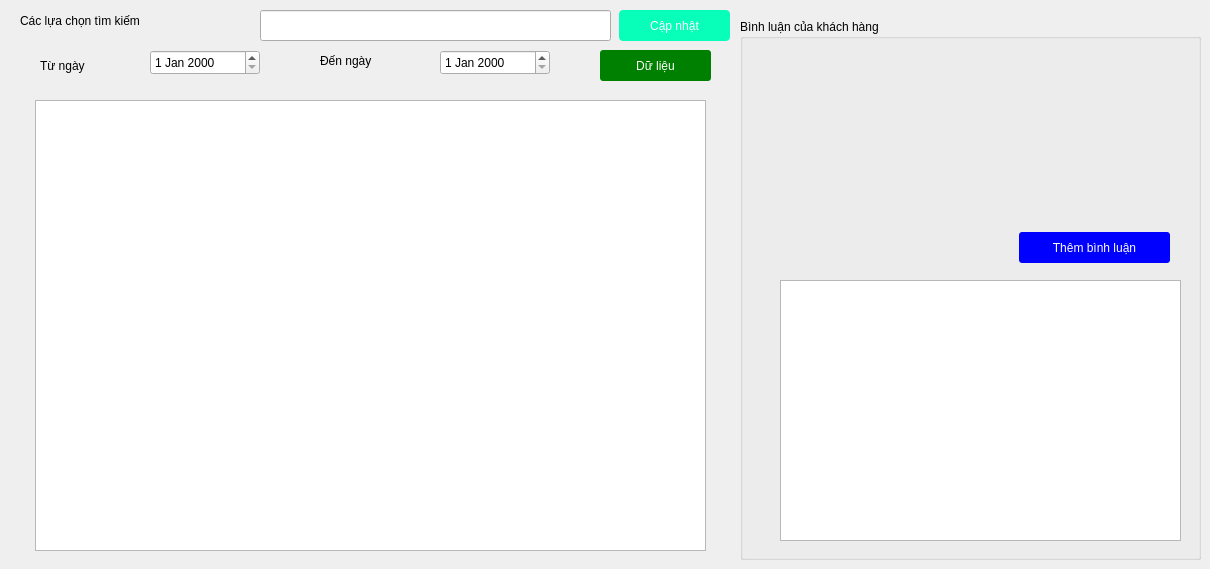
    <widget class="QWidget" name="page_6">
     <widget class="QLineEdit" name="leSearchCustomer">
      <property name="geometry">
       <rect>
        <x>260</x>
        <y>10</y>
        <width>351</width>
        <height>31</height>
       </rect>
      </property>
     </widget>
     <widget class="QLabel" name="label_4">
      <property name="geometry">
       <rect>
        <x>40</x>
        <y>55</y>
        <width>111</width>
        <height>21</height>
       </rect>
      </property>
      <property name="text">
       <string>Từ ngày</string>
      </property>
     </widget>
     <widget class="QLabel" name="label_5">
      <property name="geometry">
       <rect>
        <x>320</x>
        <y>50</y>
        <width>131</width>
        <height>21</height>
       </rect>
      </property>
      <property name="text">
       <string>Đến ngày</string>
      </property>
     </widget>
     <widget class="QDateEdit" name="defromdateSearchCustomer">
      <property name="geometry">
       <rect>
        <x>150</x>
        <y>50</y>
        <width>110</width>
        <height>25</height>
       </rect>
      </property>
     </widget>
     <widget class="QDateEdit" name="deTodateSearchCustomer">
      <property name="geometry">
       <rect>
        <x>440</x>
        <y>50</y>
        <width>110</width>
        <height>25</height>
       </rect>
      </property>
     </widget>
     <widget class="QGroupBox" name="gbContailComment">
      <property name="geometry">
       <rect>
        <x>740</x>
        <y>19</y>
        <width>461</width>
        <height>541</height>
       </rect>
      </property>
      <property name="styleSheet">
       <string notr="true"/>
      </property>
      <property name="title">
       <string>Bình luận của khách hàng</string>
      </property>
      <widget class="QListWidget" name="listShowComment">
       <property name="geometry">
        <rect>
         <x>40</x>
         <y>261</y>
         <width>401</width>
         <height>261</height>
        </rect>
       </property>
      </widget>
      <widget class="QLabel" name="label_7">
       <property name="geometry">
        <rect>
         <x>38</x>
         <y>45</y>
         <width>181</width>
         <height>161</height>
        </rect>
       </property>
       <property name="text">
        <string/>
       </property>
       <property name="pixmap">
        <pixmap>../../../Downloads/_edcd94e7-4317-46d4-ae54-5025992003de.jpg</pixmap>
       </property>
       <property name="scaledContents">
        <bool>true</bool>
       </property>
      </widget>
      <widget class="QLabel" name="label_8">
       <property name="geometry">
        <rect>
         <x>250</x>
         <y>45</y>
         <width>181</width>
         <height>161</height>
        </rect>
       </property>
       <property name="text">
        <string/>
       </property>
       <property name="pixmap">
        <pixmap>../../../Downloads/_8c6f55b5-d5c3-45c8-98b2-831c40eaa415.jpg</pixmap>
       </property>
       <property name="scaledContents">
        <bool>true</bool>
       </property>
      </widget>
      <widget class="QPushButton" name="btnaddcomment">
       <property name="geometry">
        <rect>
         <x>279</x>
         <y>213</y>
         <width>151</width>
         <height>31</height>
        </rect>
       </property>
       <property name="styleSheet">
        <string notr="true">background-color: blue;
color: white;
border-radius: 3px;</string>
       </property>
       <property name="text">
        <string>Thêm bình luận</string>
       </property>
      </widget>
     </widget>
     <widget class="QTableWidget" name="tableListCustomer">
      <property name="geometry">
       <rect>
        <x>35</x>
        <y>100</y>
        <width>671</width>
        <height>451</height>
       </rect>
      </property>
     </widget>
     <widget class="QLabel" name="label_6">
      <property name="geometry">
       <rect>
        <x>20</x>
        <y>10</y>
        <width>211</width>
        <height>21</height>
       </rect>
      </property>
      <property name="text">
       <string>Các lựa chọn tìm kiếm</string>
      </property>
     </widget>
     <widget class="QPushButton" name="btnSeachCustomerByDate">
      <property name="geometry">
       <rect>
        <x>600</x>
        <y>50</y>
        <width>111</width>
        <height>31</height>
       </rect>
      </property>
      <property name="styleSheet">
       <string notr="true">background-color: green;
color: white;
border-radius: 3px;
padding: 4px;</string>
      </property>
      <property name="text">
       <string>Dữ liệu</string>
      </property>
     </widget>
     <widget class="QPushButton" name="pbtnUpdateCustomer">
      <property name="geometry">
       <rect>
        <x>619</x>
        <y>10</y>
        <width>111</width>
        <height>31</height>
       </rect>
      </property>
      <property name="styleSheet">
       <string notr="true">color: white;
border-radius: 4px;
background-color: rgb(8, 255, 185);</string>
      </property>
      <property name="text">
       <string>Cập nhật</string>
      </property>
     </widget>
    </widget>
